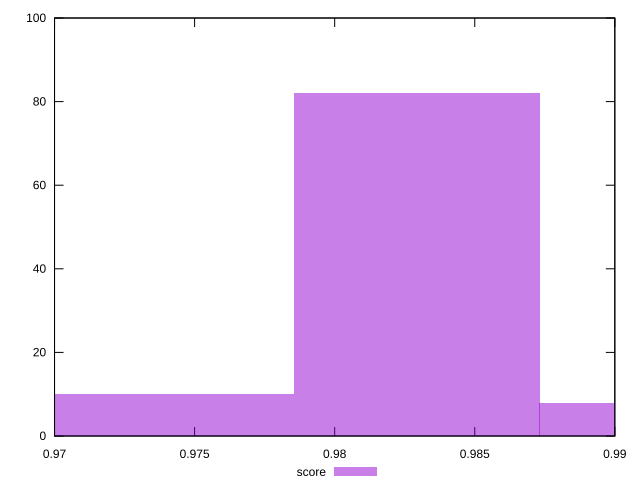

The script that saved this image:
reset

$score <<EOF
0.9829234265869855 82
0.9741473245638874 10
0.9916995286100836 8
EOF

set key outside below
set boxwidth 0.008776102023098085
set xrange [0.97:0.99]
set yrange [0:100]
set trange [0:100]
set style fill transparent solid 0.5 noborder
set terminal svg size 640, 490 enhanced background rgb 'white'
set output "reports/report_00031_2021-02-24T23-18-18.084Z/first-contentful-paint/samples/card/score/histogram.svg"

plot $score title "score" with boxes

reset
